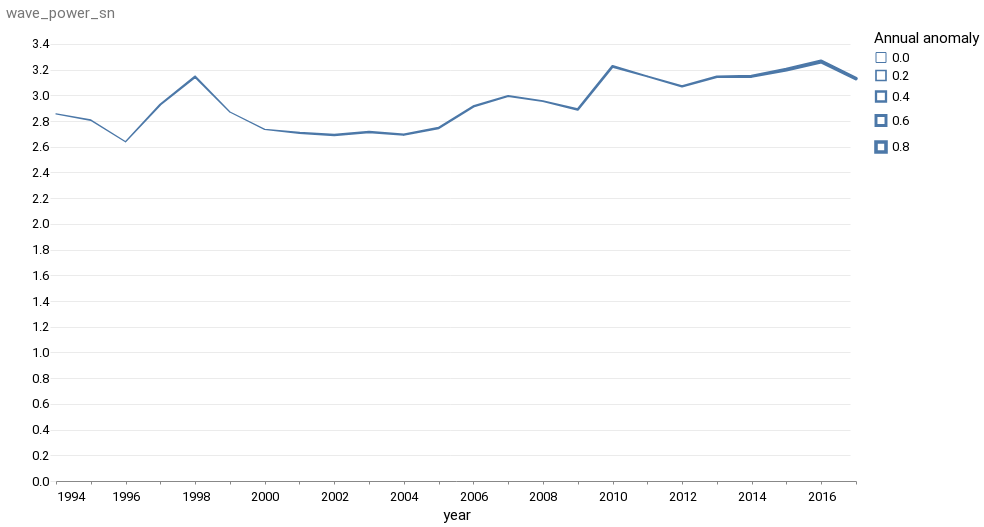

The notebook cell this image was saved under:
### Code cell
alt.Chart(wp_sst_dw).mark_trail().encode(
    x=alt.X("year"), y=alt.Y("wave_power_sn"), size=alt.Size("Annual anomaly")
)

### Figure 1 — Vega-Lite specification as saved in the notebook (floating-point values rounded to 4 significant figures)
{"config": {"view": {"width": 800, "height": 450, "strokeOpacity": 0}, "background": "#ffffff", "title": {"anchor": "start", "font": "Summit Sans", "fontColor": "palette[\"black\"]", "fontSize": 18, "fontWeight": "normal"}, "arc": {"fill": "#00d4d8"}, "area": {"fill": "#00d4d8"}, "line": {"stroke": "#00d4d8", "strokeWidth": 3}, "path": {"stroke": "#00d4d8"}, "rect": {"fill": "#00d4d8"}, "shape": {"stroke": "#00d4d8"}, "bar": {"fill": "#00d4d8"}, "point": {"stroke": "#00d4d8"}, "symbol": {"fill": "#00d4d8", "size": 30}, "axis": {"titleFont": "Roboto", "titleFontSize": 15, "titleFontWeight": "normal", "labelFont": "Roboto, sans", "labelFontSize": 13, "labelFontWeight": "normal"}, "axisX": {"labelAngle": 0, "labelPadding": 6, "tickSize": 3, "grid": false}, "axisY": {"labelBaseline": "middle", "maxExtent": 45, "minExtent": 45, "titleAlign": "left", "titleAngle": 0, "titleX": -45, "titleY": -11, "domainOpacity": 0, "gridWidth": 0.6, "gridColor": "#dddddd", "offset": 6, "tickSize": 0, "titleColor": "#767676"}, "legend": {"titleFont": "Roboto", "titleFontSize": 15, "titleFontWeight": "normal", "symbolType": "square", "labelFont": "Roboto, sans", "labelFontSize": 13}, "range": {"category": ["#005f66", "#e37e2d", "#d64a3b", "#76b0ef", "#c1bc40"], "diverging": ["#e68a4f", "#f4bb6a", "#f9e39c", "#dadfe2", "#a6b7c6", "#849eae"], "heatmap": ["#7ff6f6", "#00eeef", "#00d4d8", "#00abb2", "#00848b", "#fbf2c7", "#00363d"], "ordinal": ["#7ff6f6", "#00eeef", "#00d4d8", "#00abb2", "#00848b", "#fbf2c7", "#00363d"], "ramp": ["#7ff6f6", "#00eeef", "#00d4d8", "#00abb2", "#00848b", "#fbf2c7", "#00363d"]}}, "data": {"name": "data-37c2ee14f473b9b1287f6de0527fb392"}, "mark": "trail", "encoding": {"size": {"field": "Annual anomaly", "type": "quantitative"}, "x": {"field": "year", "type": "temporal"}, "y": {"field": "wave_power_sn", "type": "quantitative"}}, "$schema": "https://vega.github.io/schema/vega-lite/v4.17.0.json", "datasets": {"data-37c2ee14f473b9b1287f6de0527fb392": [{"year": "1994-01-01T00:00:00", "wave_power_sn": 2.856, "Annual anomaly": 0.084}, {"year": "1995-01-01T00:00:00", "wave_power_sn": 2.807, "Annual anomaly": 0.174}, {"year": "1996-01-01T00:00:00", "wave_power_sn": 2.639, "Annual anomaly": 0.084}, {"year": "1997-01-01T00:00:00", "wave_power_sn": 2.928, "Annual anomaly": 0.354}, {"year": "1998-01-01T00:00:00", "wave_power_sn": 3.144, "Annual anomaly": 0.444}, {"year": "1999-01-01T00:00:00", "wave_power_sn": 2.87, "Annual anomaly": 0.084}, {"year": "2000-01-01T00:00:00", "wave_power_sn": 2.735, "Annual anomaly": 0.12}, {"year": "2001-01-01T00:00:00", "wave_power_sn": 2.708, "Annual anomaly": 0.354}, {"year": "2002-01-01T00:00:00", "wave_power_sn": 2.691, "Annual anomaly": 0.408}, {"year": "2003-01-01T00:00:00", "wave_power_sn": 2.714, "Annual anomaly": 0.462}, {"year": "2004-01-01T00:00:00", "wave_power_sn": 2.694, "Annual anomaly": 0.426}, {"year": "2005-01-01T00:00:00", "wave_power_sn": 2.746, "Annual anomaly": 0.426}, {"year": "2006-01-01T00:00:00", "wave_power_sn": 2.914, "Annual anomaly": 0.426}, {"year": "2007-01-01T00:00:00", "wave_power_sn": 2.994, "Annual anomaly": 0.3}, {"year": "2008-01-01T00:00:00", "wave_power_sn": 2.954, "Annual anomaly": 0.264}, {"year": "2009-01-01T00:00:00", "wave_power_sn": 2.89, "Annual anomaly": 0.498}, {"year": "2010-01-01T00:00:00", "wave_power_sn": 3.225, "Annual anomaly": 0.516}, {"year": "2011-01-01T00:00:00", "wave_power_sn": 3.147, "Annual anomaly": 0.318}, {"year": "2012-01-01T00:00:00", "wave_power_sn": 3.069, "Annual anomaly": 0.444}, {"year": "2013-01-01T00:00:00", "wave_power_sn": 3.144, "Annual anomaly": 0.48}, {"year": "2014-01-01T00:00:00", "wave_power_sn": 3.148, "Annual anomaly": 0.642}, {"year": "2015-01-01T00:00:00", "wave_power_sn": 3.2, "Annual anomaly": 0.858}, {"year": "2016-01-01T00:00:00", "wave_power_sn": 3.263, "Annual anomaly": 0.93}, {"year": "2017-01-01T00:00:00", "wave_power_sn": 3.13, "Annual anomaly": 0.822}]}}
